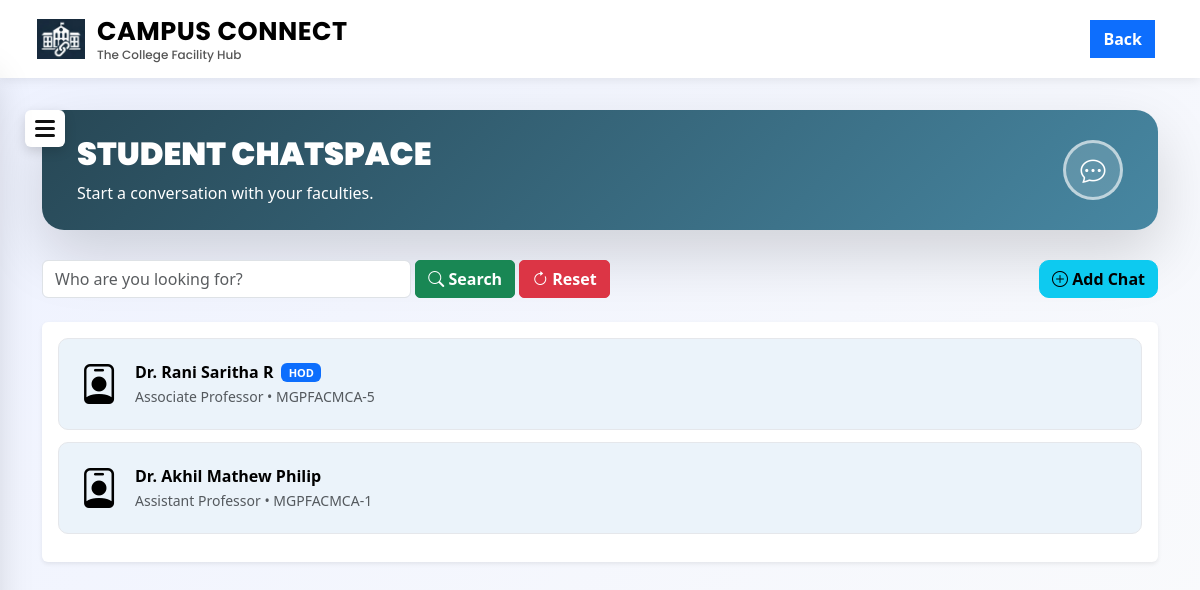
The page /student/chatspace (signed in) on the database its author committed.
### tables this page shows
CREATE TABLE faculties (
        faculty_id INTEGER PRIMARY KEY AUTOINCREMENT,
        user_id INTEGER UNIQUE,
        name TEXT,
        contact TEXT,
        register_no TEXT,
        department TEXT,
        designation TEXT,
        photo TEXT,
        isHOD TEXT,
        FOREIGN KEY(user_id) REFERENCES users(user_id) ON DELETE CASCADE
    );

### app.py (the view)
@app.route('/student/chatspace')
def student_chatspace():
    if 'user_id' not in session or session['role'] != 'student':
        return redirect('/login')
    search = request.args.get('search', '').strip()
    conn = get_connection()
    cursor = conn.cursor()
    cursor.execute("SELECT student_id FROM students WHERE user_id = ?", (session['user_id'],))
    student = cursor.fetchone()
    student_id = student['student_id']
    if search:
        cursor.execute("""
            SELECT f.faculty_id, f.name, f.designation, f.register_no, f.isHOD,
            SUM(CASE WHEN c.is_read = 0 AND c.sender_role='faculty' THEN 1 ELSE 0 END) AS unread_count
            FROM chats c
            JOIN faculties f ON c.faculty_id = f.faculty_id
            WHERE c.student_id = ?
            AND (f.name LIKE ? OR f.register_no LIKE ? OR f.designation LIKE ?)
            GROUP BY f.faculty_id
            ORDER BY MAX(c.sent_time) DESC
        """, (student_id, f"%{search}%", f"%{search}%", f"%{search}%"))
    else:
        cursor.execute("""
            SELECT f.faculty_id, f.name, f.designation, f.register_no, f.isHOD,
                SUM(CASE WHEN c.is_read = 0 AND c.sender_role='faculty' THEN 1 ELSE 0 END) AS unread_count
            FROM chats c
            JOIN faculties f ON f.faculty_id = c.faculty_id
            WHERE c.student_id = ?
            GROUP BY f.faculty_id
            ORDER BY MAX(c.sent_time) DESC
        """, (student_id,))
    chats = cursor.fetchall()
    conn.close()
    return render_template("student_chatspace.html", chats=chats, search=search)

### app.py (called while the page is built)
def get_connection():
    conn = sqlite3.connect("campus_connect.db")
    conn.row_factory = sqlite3.Row
    conn.execute("PRAGMA foreign_keys = ON")  # 🔥 ensure cascade always works
    return conn

### templates/student_chatspace.html (shortened to what this page needs)
<!DOCTYPE html>
<html lang="en">
<head>
    <link href="https://cdn.jsdelivr.net/npm/bootstrap@5.3.2/dist/css/bootstrap.min.css" rel="stylesheet">
    <link href="https://cdn.jsdelivr.net/npm/bootstrap-icons@1.11.3/font/bootstrap-icons.css" rel="stylesheet">
    <link rel="stylesheet" href="{{ url_for('static', filename='css/style.css') }}">
</head>
<body>
<nav class="navbar navbar-expand-lg navbar-light custom-navbar fixed-top">
    <div class="container-fluid">
        <div class="navbar-brand d-flex align-items-center" href="/">
            <img src="{{ url_for('static', filename='images/logo.png') }}" class="logo-img">
            <div class="brand-text">
                <span class="brand-title">CAMPUS CONNECT</span>
                <span class="brand-tagline">The College Facility Hub</span>
            </div>
        </div>
        <div class="ms-auto">
            <a href="{{ url_for('student_dashboard') }}" class="btn btn-primary me-2"><b>Back</b></a>
        </div>
    </div>
</nav>
<div class="menu-toggle" onclick="openSidebar()">
    <span></span>
    <span></span>
    <span></span>
</div>
<div class="container page-main">
    <div class="page-hero d-flex justify-content-between align-items-center">
        <div>
            <h2 class="hero-text"><b>STUDENT CHATSPACE</b></h2>
            <p class="mb-0">Start a conversation with your faculties.</p>
        </div>
        <div class="hero-icon">
            <i class="bi bi-chat-dots"></i>
        </div>
    </div>
    <form method="GET" action="{{ url_for('student_chatspace') }}">
    <div class="row mb-4 align-items-center g-1">
        <div class="col-md-4">
            <input type="text" name="search" value="{{ search }}" class="form-control" placeholder="Who are you looking for?">
        </div>
        <div class="col-auto">
            <button class="btn btn-success pro-btn">
                <i class="bi bi-search"></i> <b>Search</b>
            </button>
        </div>
        <div class="col-auto">
            <a href="{{ url_for('student_chatspace') }}" class="btn btn-danger pro-btn">
                <i class="bi bi-arrow-clockwise"></i> <b>Reset</b>
            </a>
        </div>
        <div class="col text-end">
            <a href="{{ url_for('student_view_faculties') }}" class="btn btn-info plus-btn">
                <i class="bi bi-plus-circle"></i> <b>Add Chat</b>
            </a>
        </div>
    </div>
    </form>
    {% if chats|length == 0 %}
    <div class="empty-text">
        <h4><b>NO CHATS TILL NOW</b></h4>
        <p>
            If you want to start a conversation, click on <b>Add Chat</b>
        </p>
    </div>
    {% else %}
    <div class="card shadow-sm border-0 mt-4">
        <div class="card-body">
            {% for c in chats %}
            <a href="/student/chatpage/{{ c.faculty_id }}" style="text-decoration:none;color:black">
                <div class="chat-card d-flex justify-content-between align-items-center">
                    <div class="d-flex align-items-center">
                        <i class="bi bi-person-badge me-3" style="font-size:40px"></i>
                        <div>
                            <div class="d-flex align-items-center gap-2">
                                <b>{{ c.name }}</b>
                                {% if c.isHOD == "Yes" %}
                                    <span class="badge bg-primary hod-badge">HOD</span>
                                {% endif %}
                            </div>
                            <small class="text-muted">
                                {{ c.designation }} • {{ c.register_no }}
                            </small>
                        </div>
                    </div>
                </div>
            </a>
            {% endfor %}
        </div>
    </div>
    {% endif %}
</div>
</body>
</html>

### static/css/style.css (style rules this page uses)
body { margin: 0; padding: 0; font-family: 'Segoe UI', Tahoma, Geneva, Verdana, sans-serif; }
.custom-navbar { background-color: #ffffff; padding: 10px 25px; box-shadow: 0 2px 10px rgba(0, 0, 0, 0.08); z-index: 1000; }
.logo-img { width: 48px; height: 48px; object-fit: contain; margin-right: 12px; }
.brand-text { display: flex; flex-direction: column; line-height: 1.1; }
.brand-title { font-family: 'Poppins', sans-serif; font-size: 1.6rem; font-weight: 700; color: black; letter-spacing: 0.5px; }
.brand-tagline { font-size: 0.75rem; font-family: 'Poppins', sans-serif; font-weight: 500; color: #555; margin-top: 3px; }
.btn { border-radius: 0 !important; font-family: 'Segoe UI', Tahoma, Geneva, Verdana, sans-serif; }

### templates/student_chatspace.html (style rules this page uses)
body { font-family: 'Segoe UI', Tahoma, Geneva, Verdana, sans-serif; background: linear-gradient(135deg,#eef2ff,#f9fafc); }
.brand-title { font-family: 'Poppins', sans-serif; }
.brand-tagline { font-family: 'Poppins', sans-serif; }
.menu-toggle { position: fixed; top: 110px; left: 25px; background: white; padding: 6px 10px; border-radius: 6px; box-shadow: 0 4px 12px rgba(0,0,0,0.15); cursor: pointer; z-index: 900; }
.menu-toggle span { display: block; width: 20px; height: 3px; background: #111; margin: 4px 0; border-radius: 2px; }
.page-main { margin-top: 110px; margin-bottom: 60px; }
.page-hero { background: linear-gradient(135deg, #274755, #4787a2); border-radius: 22px; padding: 25px 35px; color: white; margin-bottom: 30px; box-shadow: 0 25px 60px rgba(0,0,0,0.15); }
.page-hero h2 { font-weight: 700; }
.hero-text { font-family: 'Poppins', sans-serif; }
.hero-icon { width: 60px; height: 60px; border-radius: 50%; display: flex; align-items: center; justify-content: center; font-size: 25px; background: rgba(255,255,255,0.15); border: 3px solid rgba(255,255,255,0.6); }
.pro-btn { border-radius: 5px !important; }
.plus-btn { border-radius: 10px !important; font-size: 16px; }
.chat-card { background: #ebf3fa; padding: 15px 20px; border-radius: 10px; border: 1px solid #e5e7eb; margin-bottom: 12px; transition: all .25s ease; }
.hod-badge { font-size: 11px; }

### rows shown on the page
faculties: name "Dr. Rani Saritha R", isHOD "HOD", designation "Associate Professor", register_no "MGPFACMCA-5"
faculties: name "Dr. Akhil Mathew Philip", designation "Assistant Professor", register_no "MGPFACMCA-1"
